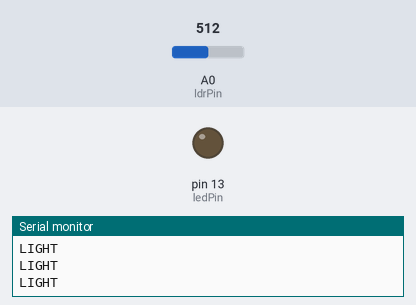
Bench run of a sketch on a simulated Arduino Uno, built with avr-gcc and run on an emulated ATmega328P. Shown: output pins drawn as LEDs (lit = HIGH), the last lines printed to the serial monitor. Inputs (shaded band) come from the test bench; at power-on: A0 (ldrPin) = 512.

Above: at 1.2 s.
1.3 s: A0 (ldrPin) set to 19
2.8 s: A0 (ldrPin) set to 15
At 3.1 s:
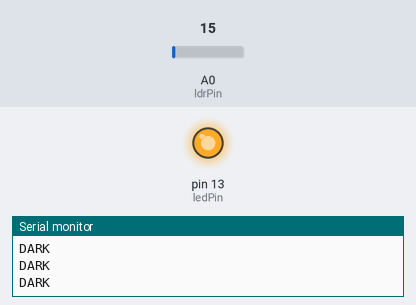
Timing chart, 0 to 5.8 s (numbered marks = the images above; inputs shaded):
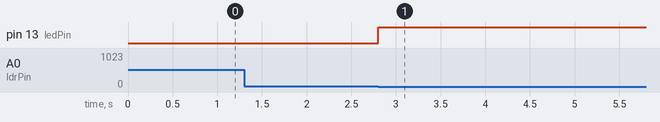

The sketch:

LDR.ino
```cpp
/*
 Author: Youssef Attia
 Description: Led control accoruding to readings from Light dependent resistors"LDR"
*/
const int ledPin = 13;
const int ldrPin = A0;
void setup() {
  Serial.begin(9600);
  pinMode(ledPin, OUTPUT);
  pinMode(ldrPin, INPUT);
}
void loop() {
  int ldrStatus = analogRead(ldrPin);
  if (ldrStatus <= 16) {
    digitalWrite(ledPin, HIGH);
    Serial.println("DARK");
  }
  else {
    digitalWrite(ledPin, LOW);
    Serial.println("LIGHT");
  }
}
```

Measured:
- the behaviour switches between 17 and 16 on A0 (ldrPin) (found by bisection; images 0 and 1)
- after the input at 2.8 s, pin 13 (ledPin): LOW → HIGH at once
